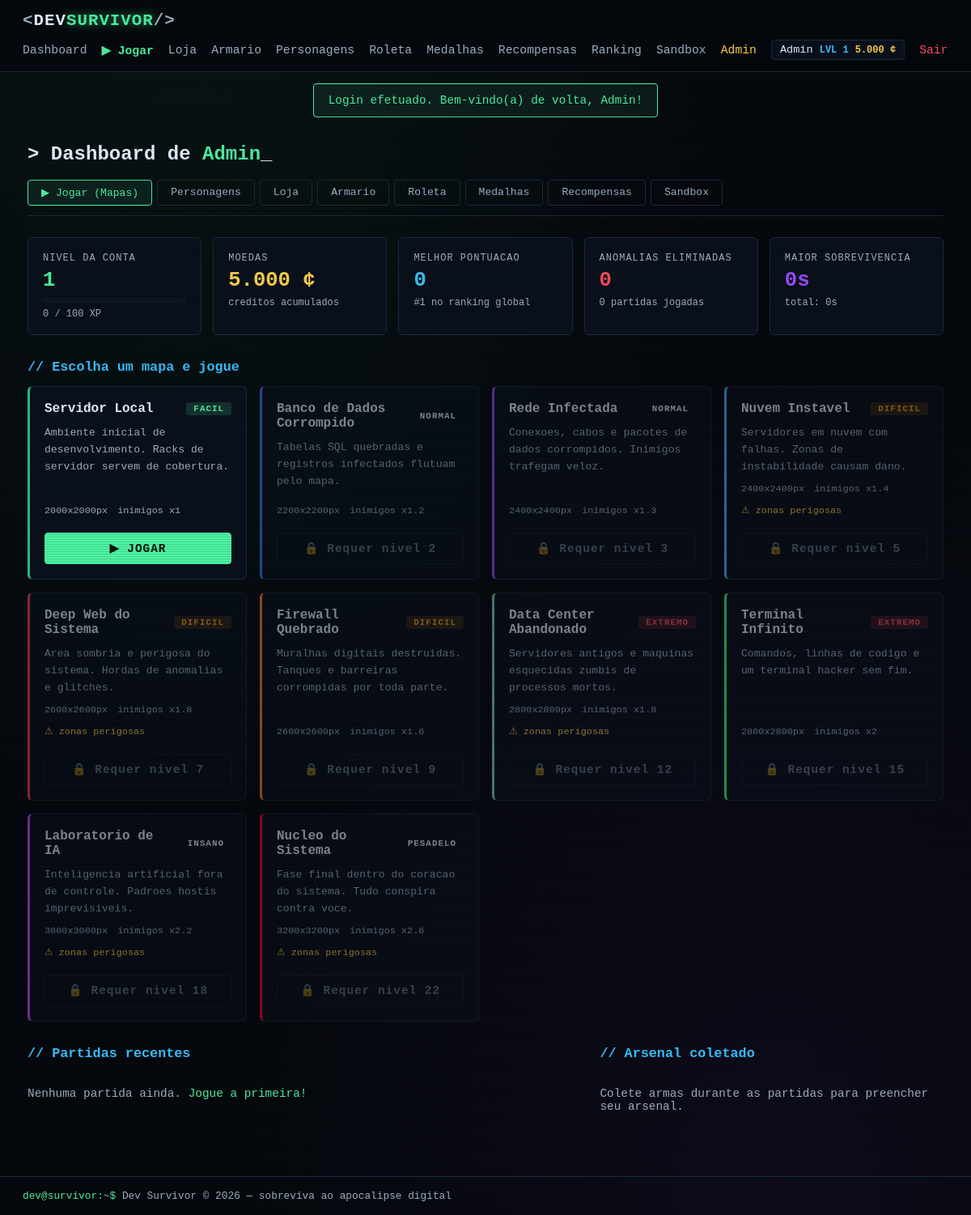
/pages/dashboard.php (signed in), run on the app's committed database.
### tables this page shows
CREATE TABLE players_stats (
  id                  INT UNSIGNED NOT NULL AUTO_INCREMENT,
  user_id             INT UNSIGNED NOT NULL,
  level               INT UNSIGNED NOT NULL DEFAULT 1,
  xp                  INT UNSIGNED NOT NULL DEFAULT 0,
  coins               INT UNSIGNED NOT NULL DEFAULT 0,
  total_score         BIGINT UNSIGNED NOT NULL DEFAULT 0,
  total_kills         INT UNSIGNED NOT NULL DEFAULT 0,
  total_matches       INT UNSIGNED NOT NULL DEFAULT 0,
  total_survival_time INT UNSIGNED NOT NULL DEFAULT 0,
  best_score          INT UNSIGNED NOT NULL DEFAULT 0,
  best_kills          INT UNSIGNED NOT NULL DEFAULT 0,
  best_survival_time  INT UNSIGNED NOT NULL DEFAULT 0,
  maps_completed      INT UNSIGNED NOT NULL DEFAULT 0,
  last_free_roulette  DATE NULL,
  created_at          TIMESTAMP NOT NULL DEFAULT CURRENT_TIMESTAMP,
  updated_at          TIMESTAMP NOT NULL DEFAULT CURRENT_TIMESTAMP ON UPDATE CURRENT_TIMESTAMP,
  PRIMARY KEY (id),
  UNIQUE KEY uq_stats_user (user_id),
  CONSTRAINT fk_stats_user FOREIGN KEY (user_id) REFERENCES users (id) ON DELETE CASCADE
);

CREATE TABLE users (
  id         INT UNSIGNED NOT NULL AUTO_INCREMENT,
  name       VARCHAR(60)  NOT NULL,
  email      VARCHAR(120) NOT NULL,
  password   VARCHAR(255) NOT NULL,
  is_admin   TINYINT(1)   NOT NULL DEFAULT 0,
  created_at TIMESTAMP    NOT NULL DEFAULT CURRENT_TIMESTAMP,
  updated_at TIMESTAMP    NOT NULL DEFAULT CURRENT_TIMESTAMP ON UPDATE CURRENT_TIMESTAMP,
  PRIMARY KEY (id),
  UNIQUE KEY uq_users_email (email)
);

CREATE TABLE maps (
  id               INT UNSIGNED NOT NULL AUTO_INCREMENT,
  name             VARCHAR(80)  NOT NULL,
  slug             VARCHAR(80)  NOT NULL,
  description      TEXT         NULL,
  theme            VARCHAR(120) NULL,
  difficulty       VARCHAR(20)  NOT NULL DEFAULT 'facil',  
  main_enemies     VARCHAR(160) NULL,
  boss_id          INT UNSIGNED NULL,
  width            INT UNSIGNED NOT NULL DEFAULT 2000,
  height           INT UNSIGNED NOT NULL DEFAULT 2000,
  bg_color         VARCHAR(20)  NOT NULL DEFAULT '#060a12',
  accent_color     VARCHAR(20)  NOT NULL DEFAULT '#1f6f4a',
  obstacle_style   VARCHAR(30)  NOT NULL DEFAULT 'blocks',
  obstacle_count   INT UNSIGNED NOT NULL DEFAULT 18,
  enemy_multiplier FLOAT        NOT NULL DEFAULT 1.0,
  spawn_rate       FLOAT        NOT NULL DEFAULT 1.0,
  has_hazards      TINYINT(1)   NOT NULL DEFAULT 0,
  reward_coins     INT UNSIGNED NOT NULL DEFAULT 100,  
  reward_xp        INT UNSIGNED NOT NULL DEFAULT 200,
  unlock_level     INT UNSIGNED NOT NULL DEFAULT 1,
  created_at       TIMESTAMP    NOT NULL DEFAULT CURRENT_TIMESTAMP,
  PRIMARY KEY (id),
  UNIQUE KEY uq_maps_slug (slug)
);

### includes/auth.php (called while the page is built, shortened)
<?php
require_once __DIR__ . '/../config/database.php';
function e($value): string
{
    return htmlspecialchars((string)$value, ENT_QUOTES, 'UTF-8');
}
function getFlashes(): array
{
    $flashes = $_SESSION['flash'] ?? [];
    return $flashes;
}
function isLoggedIn(): bool
{
    return isset($_SESSION['user_id']);
}
function isAdmin(): bool
{
    return isLoggedIn() && !empty($_SESSION['is_admin']);
}
function currentUser(): ?array
{
    static $user = null;
    static $loaded = false;
    if (!$loaded) {
        $loaded = true;
        if (isLoggedIn()) {
            $stmt = db()->prepare(
                'SELECT u.id, u.name, u.email, u.is_admin, u.created_at,
                        s.level, s.xp, s.coins, s.total_score, s.total_kills,
                        s.total_matches, s.total_survival_time,
                        s.best_score, s.best_kills, s.best_survival_time
                 FROM users u
                 LEFT JOIN players_stats s ON s.user_id = u.id
                 WHERE u.id = ?'
            );
            $stmt->execute([$_SESSION['user_id']]);
            $user = $stmt->fetch() ?: null;
        }
    }
    return $user;
}
function xpForLevel(int $level): int
{
    return 100 * ($level - 1) * ($level - 1);
}
function formatTime(int $seconds): string
{
    $m = intdiv($seconds, 60);
    $s = $seconds % 60;
    return $m > 0 ? "{$m}m {$s}s" : "{$s}s";
}

### config/database.php (called while the page is built, shortened)
<?php
function db(): PDO
{
    static $pdo = null;
    if ($pdo === null) {
        $dsn = 'mysql:host=' . DB_HOST . ';dbname=' . DB_NAME . ';charset=' . DB_CHARSET;
        try {
            $pdo = new PDO($dsn, DB_USER, DB_PASS, [
                PDO::ATTR_ERRMODE            => PDO::ERRMODE_EXCEPTION,
                PDO::ATTR_DEFAULT_FETCH_MODE => PDO::FETCH_ASSOC,
                PDO::ATTR_EMULATE_PREPARES   => false,
            ]);
        } catch (PDOException $e) {
            http_response_code(500);
            die(
                '<div style="font-family:monospace;background:#0a0f14;color:#ff4d5e;padding:40px;min-height:100vh">' .
                '<h1>[ERRO] Falha na conexao com o banco de dados</h1>' .
                '<p style="color:#9fb3c8">Verifique se o MySQL esta rodando no XAMPP e se o banco ' .
                '<strong style="color:#4df3a3">dev_survivor</strong> foi importado no phpMyAdmin (arquivo install.sql).</p>' .
                '<p style="color:#5c6b7a">Detalhe: ' . htmlspecialchars($e->getMessage(), ENT_QUOTES, 'UTF-8') . '</p>' .
                '</div>'
            );
        }
    }
    return $pdo;
}

### pages/dashboard.php (the view, shortened to what this page needs)
<?php
require_once __DIR__ . '/../includes/auth.php';
$user = currentUser();
$accountLevel = (int)($user['level'] ?? 1);
$xp = (int)($user['xp'] ?? 0);
$xpCurrentLevel = xpForLevel($accountLevel);
$xpNextLevel    = xpForLevel($accountLevel + 1);
$xpProgress     = $xpNextLevel > $xpCurrentLevel
    ? min(100, (int)round(100 * ($xp - $xpCurrentLevel) / ($xpNextLevel - $xpCurrentLevel)))
    : 100;
$stmt = db()->prepare(
    'SELECT m.*, p.name AS map_name
     FROM matches m
     LEFT JOIN maps p ON p.id = m.map_id
     WHERE m.user_id = ?
     ORDER BY m.created_at DESC
     LIMIT 10'
);
$stmt->execute([$user['id']]);
$recentMatches = $stmt->fetchAll();
$maps = db()->query('SELECT * FROM maps ORDER BY unlock_level, id')->fetchAll();
$stmt = db()->prepare(
    'SELECT w.name, w.color, i.quantity
     FROM inventory i
     JOIN weapons w ON w.id = i.item_id AND i.item_type = "weapon"
     WHERE i.user_id = ?
     ORDER BY i.quantity DESC'
);
$stmt->execute([$user['id']]);
$inventory = $stmt->fetchAll();
$stmt = db()->prepare(
    'SELECT COUNT(*) + 1 AS pos FROM rankings WHERE best_score > (SELECT best_score FROM rankings WHERE user_id = ?)'
);
$stmt->execute([$user['id']]);
$rankPos = (int)$stmt->fetchColumn();
require_once __DIR__ . '/../includes/header.php';
?>
<h1 class="page-title">&gt; Dashboard de <span class="tx-green"><?= e($user['name']) ?></span><span class="cursor">_</span></h1>
<nav class="admin-tabs">
    <a href="<?= e(BASE_URL) ?>/pages/maps.php" class="active">&#9654; Jogar (Mapas)</a>
    <a href="<?= e(BASE_URL) ?>/pages/characters.php">Personagens</a>
    <a href="<?= e(BASE_URL) ?>/pages/store.php">Loja</a>
    <a href="<?= e(BASE_URL) ?>/pages/locker.php">Armario</a>
    <a href="<?= e(BASE_URL) ?>/pages/roulette.php">Roleta</a>
    <a href="<?= e(BASE_URL) ?>/pages/medals.php">Medalhas</a>
    <a href="<?= e(BASE_URL) ?>/pages/rewards.php">Recompensas</a>
    <a href="<?= e(BASE_URL) ?>/pages/sandbox.php">Sandbox</a>
</nav>
<section class="stats-grid">
    <div class="stat-card">
        <span class="stat-label">Nivel da conta</span>
        <span class="stat-value tx-green"><?= e($accountLevel) ?></span>
        <div class="progress-bar"><div class="progress-fill" style="width: <?= e($xpProgress) ?>%"></div></div>
        <span class="stat-hint"><?= e($xp) ?> / <?= e($xpNextLevel) ?> XP</span>
    </div>
    <div class="stat-card">
        <span class="stat-label">Moedas</span>
        <span class="stat-value tx-yellow"><?= e(number_format((int)$user['coins'], 0, ',', '.')) ?> &cent;</span>
        <span class="stat-hint">creditos acumulados</span>
    </div>
    <div class="stat-card">
        <span class="stat-label">Melhor pontuacao</span>
        <span class="stat-value tx-blue"><?= e(number_format((int)$user['best_score'], 0, ',', '.')) ?></span>
        <span class="stat-hint">#<?= e($rankPos) ?> no ranking global</span>
    </div>
    <div class="stat-card">
        <span class="stat-label">Anomalias eliminadas</span>
        <span class="stat-value tx-red"><?= e(number_format((int)$user['total_kills'], 0, ',', '.')) ?></span>
        <span class="stat-hint"><?= e((int)$user['total_matches']) ?> partidas jogadas</span>
    </div>
    <div class="stat-card">
        <span class="stat-label">Maior sobrevivencia</span>
        <span class="stat-value tx-purple"><?= e(formatTime((int)$user['best_survival_time'])) ?></span>
        <span class="stat-hint">total: <?= e(formatTime((int)$user['total_survival_time'])) ?></span>
    </div>
</section>
<h2 class="section-title">// Escolha um mapa e jogue</h2>
<section class="maps-grid">
    <?php foreach ($maps as $map):
        $locked = $accountLevel < (int)$map['unlock_level'];
    ?>
        <div class="map-card <?= $locked ? 'map-locked' : '' ?>" style="--map-accent: <?= e($map['accent_color']) ?>">
            <div class="map-head">
                <h3><?= e($map['name']) ?></h3>
                <span class="badge badge-<?= e($map['difficulty']) ?>"><?= e(strtoupper($map['difficulty'])) ?></span>
            </div>
            <p class="map-desc"><?= e($map['description']) ?></p>
            <div class="map-meta">
                <span><?= e($map['width']) ?>x<?= e($map['height']) ?>px</span>
                <span>inimigos x<?= e($map['enemy_multiplier']) ?></span>
                <?php if ($map['has_hazards']): ?><span class="tx-yellow">&#9888; zonas perigosas</span><?php endif; ?>
            </div>
            <?php if ($locked): ?>
                <span class="btn btn-disabled btn-block">&#128274; Requer nivel <?= e($map['unlock_level']) ?></span>
            <?php else: ?>
                <a class="btn btn-primary btn-block" href="<?= e(BASE_URL) ?>/game/index.php?map=<?= e($map['slug']) ?>">&#9654; JOGAR</a>
            <?php endif; ?>
        </div>
    <?php endforeach; ?>
</section>
<div class="two-cols">
    <section>
        <h2 class="section-title">// Partidas recentes</h2>
        <?php if (!$recentMatches): ?>
            <p class="empty-msg">Nenhuma partida ainda. <a href="<?= e(BASE_URL) ?>/game/index.php">Jogue a primeira!</a></p>
        <?php endif; ?>
    </section>
    <section>
        <h2 class="section-title">// Arsenal coletado</h2>
        <?php if (!$inventory): ?>
            <p class="empty-msg">Colete armas durante as partidas para preencher seu arsenal.</p>
        <?php endif; ?>
    </section>
</div>
<?php require_once __DIR__ . '/../includes/footer.php'; ?>

### includes/header.php (shortened to what this page needs)
<?php
require_once __DIR__ . '/auth.php';
$user = currentUser();
?>
<!DOCTYPE html>
<html lang="pt-BR">
<head>
    <link rel="stylesheet" href="<?= e(BASE_URL) ?>/assets/css/style.css">
</head>
<body>
<div class="scanlines"></div>
<header class="topbar">
    <a class="logo" href="<?= e(BASE_URL) ?>/index.php">
        <span class="logo-bracket">&lt;</span>DEV<span class="logo-accent">SURVIVOR</span><span class="logo-bracket">/&gt;</span>
    </a>
    <nav class="nav">
        <?php if (isLoggedIn()): ?>
            <a href="<?= e(BASE_URL) ?>/pages/dashboard.php">Dashboard</a>
            <a href="<?= e(BASE_URL) ?>/pages/maps.php" class="nav-play">&#9654; Jogar</a>
            <a href="<?= e(BASE_URL) ?>/pages/store.php">Loja</a>
            <a href="<?= e(BASE_URL) ?>/pages/locker.php">Armario</a>
            <a href="<?= e(BASE_URL) ?>/pages/characters.php">Personagens</a>
            <a href="<?= e(BASE_URL) ?>/pages/roulette.php">Roleta</a>
            <a href="<?= e(BASE_URL) ?>/pages/medals.php">Medalhas</a>
            <a href="<?= e(BASE_URL) ?>/pages/rewards.php">Recompensas</a>
            <a href="<?= e(BASE_URL) ?>/pages/ranking.php">Ranking</a>
            <a href="<?= e(BASE_URL) ?>/pages/sandbox.php">Sandbox</a>
            <?php if (isAdmin()): ?>
                <a href="<?= e(BASE_URL) ?>/pages/admin.php" class="nav-admin">Admin</a>
            <?php endif; ?>
            <span class="nav-user">
                <span class="nav-user-name"><?= e($user['name'] ?? '') ?></span>
                <span class="nav-user-level">LVL <?= e($user['level'] ?? 1) ?></span>
                <span class="nav-user-coins"><?= e(number_format((int)($user['coins'] ?? 0), 0, ',', '.')) ?> &cent;</span>
            </span>
            <a href="<?= e(BASE_URL) ?>/logout.php" class="nav-logout">Sair</a>
        <?php else: ?>
            <a href="<?= e(BASE_URL) ?>/pages/ranking.php">Ranking</a>
            <a href="<?= e(BASE_URL) ?>/pages/login.php">Login</a>
            <a href="<?= e(BASE_URL) ?>/pages/register.php" class="nav-play">Criar Conta</a>
        <?php endif; ?>
    </nav>
</header>
<?php foreach (getFlashes() as $f): ?>
    <div class="flash flash-<?= e($f['type']) ?>"><?= e($f['message']) ?></div>
<?php endforeach; ?>
<main class="container">

### includes/footer.php (shortened to what this page needs)
</main>
<footer class="footer">
    <p>
        <span class="footer-prompt">dev@survivor:~$</span>
        Dev Survivor &copy; <?= date('Y') ?> &mdash; sobreviva ao apocalipse digital
    </p>
</footer>
</body>
</html>

### data on the page
players_stats: user.name "Admin", level "1", coins "5.000", xp "0", level "100", best_score "0", total_kills "0", total_matches "0", best_survival_time "0s", total_survival_time "0s"
maps: name "Servidor Local", difficulty "FACIL", description "Ambiente inicial de desenvolvimento. Racks de servidor servem de cobertura.", width "2000", height "2000", enemy_multiplier "1"
maps: name "Banco de Dados Corrompido", difficulty "NORMAL", description "Tabelas SQL quebradas e registros infectados flutuam pelo mapa.", width "2200", height "2200", enemy_multiplier "1.2", unlock_level "2"
maps: name "Rede Infectada", difficulty "NORMAL", description "Conexoes, cabos e pacotes de dados corrompidos. Inimigos trafegam veloz.", width "2400", height "2400", enemy_multiplier "1.3", unlock_level "3"
maps: name "Nuvem Instavel", difficulty "DIFICIL", description "Servidores em nuvem com falhas. Zonas de instabilidade causam dano.", width "2400", height "2400", enemy_multiplier "1.4", has_hazards "⚠ zonas perigosas", unlock_level "5"
maps: name "Deep Web do Sistema", difficulty "DIFICIL", description "Area sombria e perigosa do sistema. Hordas de anomalias e glitches.", width "2600", height "2600", enemy_multiplier "1.8", has_hazards "⚠ zonas perigosas", unlock_level "7"
maps: name "Firewall Quebrado", difficulty "DIFICIL", description "Muralhas digitais destruidas. Tanques e barreiras corrompidas por toda parte.", width "2600", height "2600", enemy_multiplier "1.6", unlock_level "9"
maps: name "Data Center Abandonado", difficulty "EXTREMO", description "Servidores antigos e maquinas esquecidas zumbis de processos mortos.", width "2800", height "2800", enemy_multiplier "1.8", has_hazards "⚠ zonas perigosas", unlock_level "12"
maps: name "Terminal Infinito", difficulty "EXTREMO", description "Comandos, linhas de codigo e um terminal hacker sem fim.", width "2800", height "2800", enemy_multiplier "2", unlock_level "15"
maps: name "Laboratorio de IA", difficulty "INSANO", description "Inteligencia artificial fora de controle. Padroes hostis imprevisiveis.", width "3000", height "3000", enemy_multiplier "2.2", has_hazards "⚠ zonas perigosas", unlock_level "18"
maps: name "Nucleo do Sistema", difficulty "PESADELO", description "Fase final dentro do coracao do sistema. Tudo conspira contra voce.", width "3200", height "3200", enemy_multiplier "2.6", has_hazards "⚠ zonas perigosas", unlock_level "22"

### other printed values
$f['message'] "Login efetuado. Bem-vindo(a) de volta, Admin!"
$rankPos "1"
